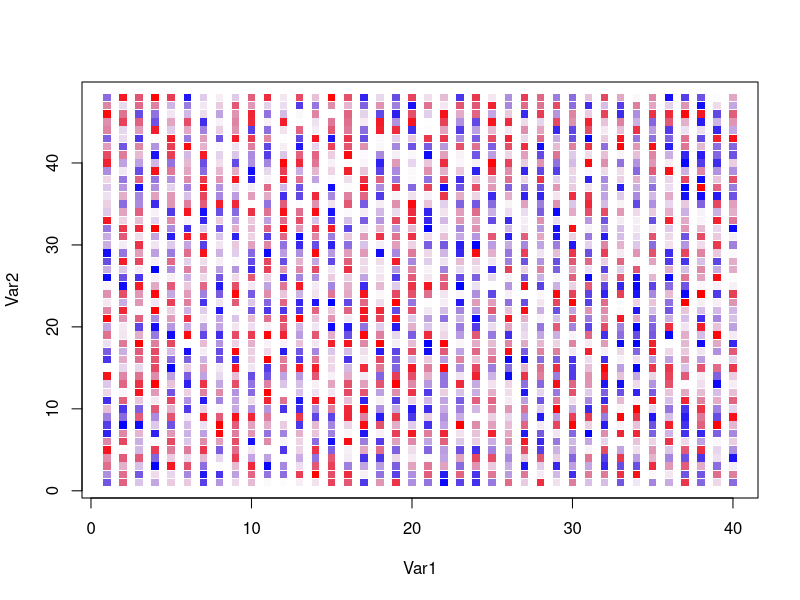
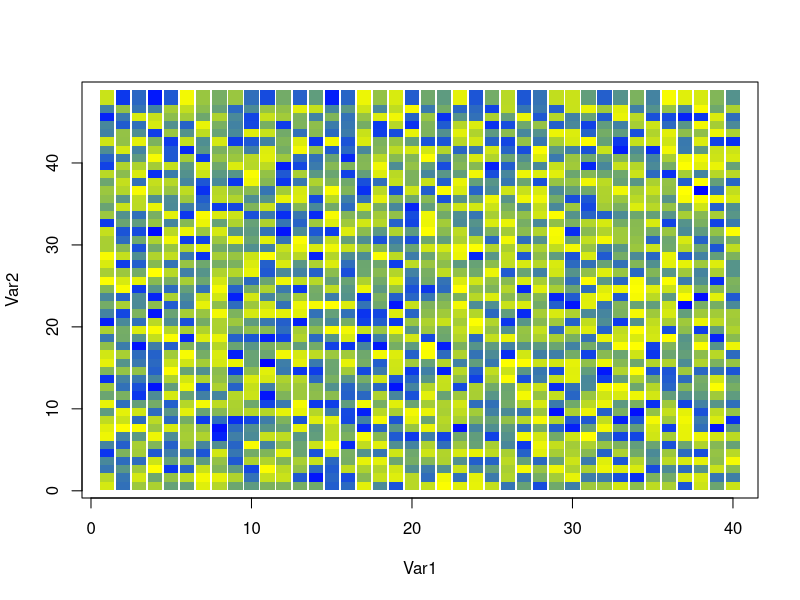
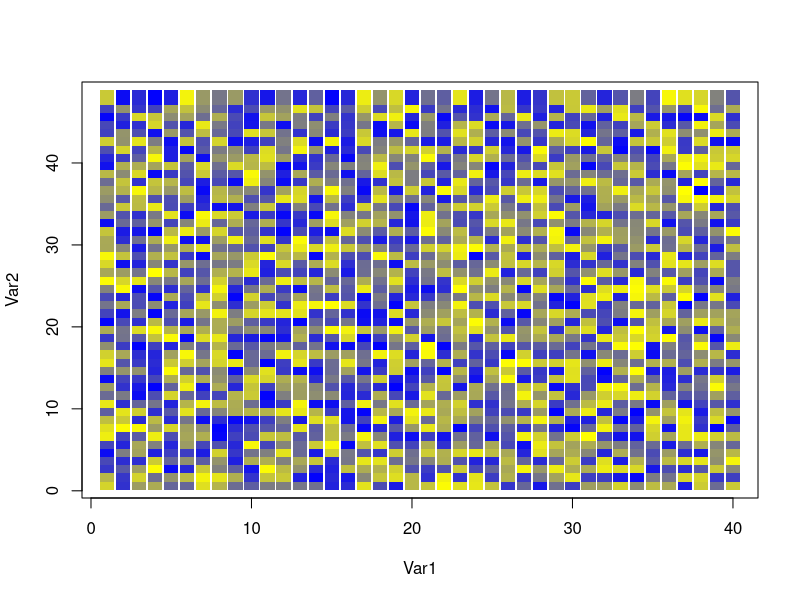
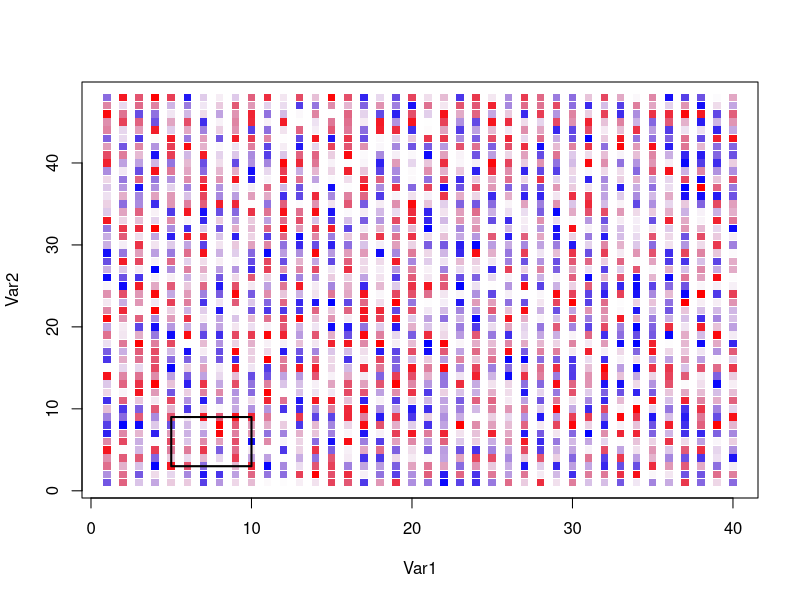
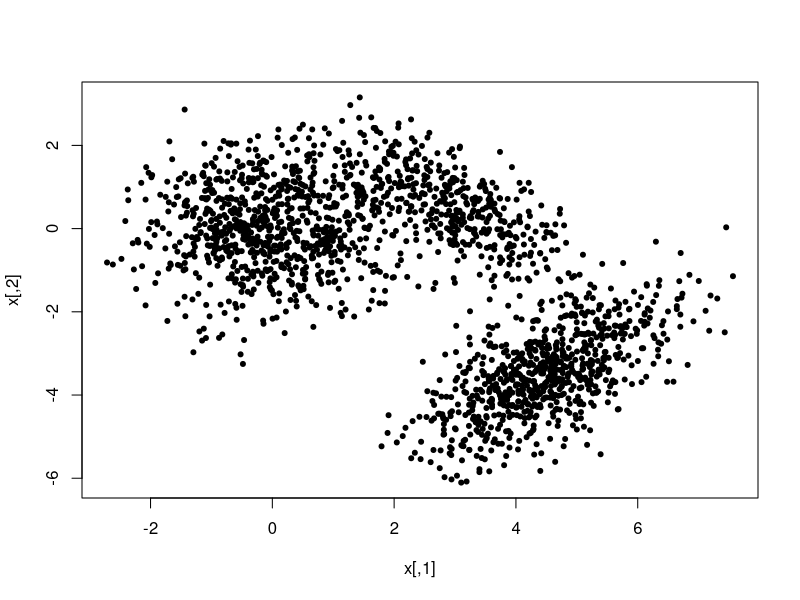
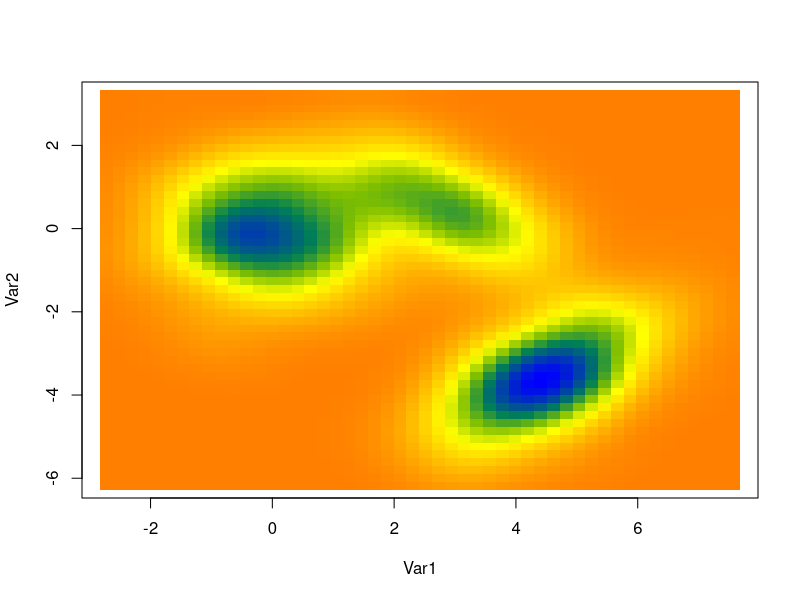
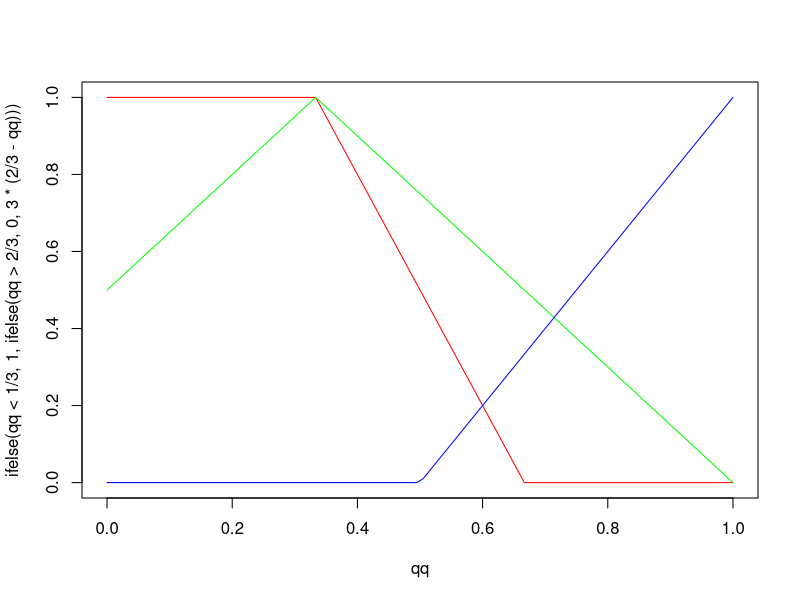

Recreate these plots in R, in order.
### Given an equally-spaced grid of locations and values at each point,
### where is the a x b rectangle that maximizes the sum of the values
### for all possible a x b rectangles?

n = 40
m = 48
xy = expand.grid(1:n, 1:m)

set.seed(3)
z = runif(n*m)
plot(xy, col = rgb(z, 0, 1-z, 2*abs(z-0.5)), pch = 15)

plot(xy, col = rgb((1-z)^(1/1), (1-z)^(1/2), (z)^(3/2)), pch = 15, cex=1.9)
plot(xy, col = rgb((1-z), (1-z), (z)), pch = 15, cex=1.9)




# axb rectangles
a = 6
b = 7
off = as.matrix(expand.grid(0:(a-1), 0:(b-1)))
all.rect = rep(list(matrix(0, a*b, 2)), (n-a+1)*(m-b+1))
ind = which(apply(xy, 1, function(x) max(x[1] + a - 1) %in% 1:n) &
    apply(xy, 1, function(x) max(x[2] + b - 1) %in% 1:m))
grid.ind = rep(list(double(a*b)), length(all.rect))
for (i in 1:length(all.rect)){
    all.rect[[i]] = t(matrix(as.numeric(xy[ind[i],]), 2, a*b)) + off
    grid.ind[[i]] = all.rect[[i]][,1] + (all.rect[[i]][,2]-1)*n
    }

#plot(xy, col = rgb(z, 0, 0, z), pch = 15)
agg = double(length(all.rect))
for (i in 1:length(all.rect)){
#   lines(all.rect[[i]], col = i , lwd = 2)
#   lines(xy[sample(grid.ind[[i]]),], col = rainbow(m)[sample(m, 1)] , lwd = 2)
    agg[i] = sum(z[grid.ind[[i]]])      # maximize over the sum
#   agg[i] = sum(log(z[grid.ind[[i]]])) # maximize over the product
    }
foot.print = which.max(agg)
#all.rect[[foot.print]]
#grid.ind[[foot.print]]

border.points = c(1, a, a*b, 1+a*(b-1), 1)
    
plot(xy, col = rgb(z, 0, 1-z, 2*abs(z-0.5)), pch = 15)
lines(all.rect[[foot.print]][border.points,], lwd = 2)


### Colors
library(MASS)
set.seed(1)
u = runif(2000)
x = rbind(mvrnorm(length(u), c(0, 0), matrix(c(1, 0.0, 0.0, 1),2,2))[which(u < 0.4),],
    mvrnorm(length(u), c(4.5, -3.5), matrix(c(1, 0.6, 0.6, 1),2,2))[which(u >= 0.4 & u < 0.8),],
    mvrnorm(length(u), c(3.0, 0.5), matrix(c(1, -0.7, -0.7, 1),2,2))[which(u >= 0.8),])
plot(x, pch=20)

kd = kde2d(x[,1], x[,2], n = 50)
xy = expand.grid(kd$x, kd$y)
z = c(kd$z)
z = (z - min(z)) / diff(range(z))

plot(xy, col = rgb(
    ifelse(z < 1/3, 1, ifelse(z > 2/3, 0, 3*(2/3 - z))),
    ifelse(z < 1/3, 0.5+z*3/2, 3/2*(1-z)),
    ifelse(z < 1/2, 0, 2*z-1)
    ), pch = 15, cex=1.9)

# How the color components  are changing
qq = seq(0, 1, length = 100)
plot(qq, ifelse(qq < 1/3, 1, ifelse(qq > 2/3, 0, 3*(2/3 - qq))), type='l',
    col = 'red')
lines(qq, ifelse(qq < 1/3, 0.5+qq*3/2, 3/2*(1-qq)), col = 'green')
lines(qq, ifelse(qq < 1/2, 0, 2*qq-1), col = 'blue')
